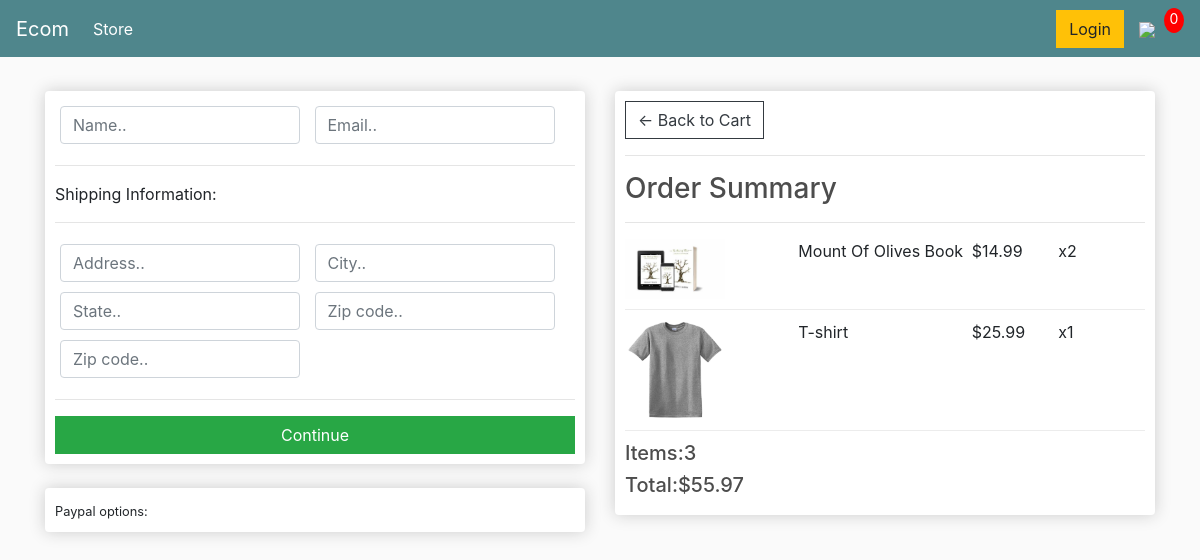
Screenshot of /checkout/ (signed in) with the database file from the repository.
### store/models.py (models this page shows, shortened)
class OrderItem(models.Model):
    Product = models.ForeignKey(Product,on_delete=models.SET_NULL,null=True,blank=True)
    order = models.ForeignKey(Order,on_delete=models.SET_NULL,null=True,blank=True)
    quantity = models.IntegerField(default=0,null=True,blank=True)
    date_added = models.DateTimeField(auto_now_add=True)
    @property
    def get_total(self):
        total = self.Product.price * self.quantity
        return total

class Product(models.Model):
    name = models.CharField(max_length=200,null=True)
    price = models.FloatField()
    digital = models.BooleanField(default=False,null=True,blank=True)
    image = models.ImageField(null=True,blank=True)
    @property
    def imageURL(self):
        try:
            url=self.image.url
        except:
            url = ''
        return url

class Order(models.Model):
    customer = models.ForeignKey(Customer,on_delete=models.SET_NULL,null=True,blank=True)
    date_orderd = models.DateTimeField(auto_now_add=True)
    complete = models.BooleanField(default=False,null=True,blank=True)
    transaction_id =models.CharField(max_length=100,null=True)
    @property
    def get_cart_total(self):
        orderitems = self.orderitem_set.all()
        total = sum([item.get_total for item in orderitems])
        return total
    @property
    def get_cart_items(self):
        orderitems = self.orderitem_set.all()
        total = sum([item.quantity for item in orderitems])
        return total

### store/views.py (the view)
# urls.py: path('checkout/',views.checkout,name="checkout"),
def checkout(request):
    if request.user.is_authenticated:
        customer = request.user.customer
        order,created = Order.objects.get_or_create(customer=customer,complete = False)
        items = order.orderitem_set.all()
    else:
        items = []
        order = {'get_cart_total':0,'get_cart_items':0}
    context = {'items':items,'order':order}
    return render(request,'store/checkout.html',context)

### store/templates/store/checkout.html
{% extends 'store/main.html' %}
{% load static %}
{% block content %}
<div class="row">
    <div class="col-lg-6">
        <div class="box-element" id="form-wrapper">
            <form id="form">
                <div id="user-info">
                    <div class="form-field">
                        <input required class="form-control" type="text" name="name" placeholder="Name..">
                    </div>
                    <div class="form-field">
                        <input required class="form-control" type="email" name="email" placeholder="Email..">
                    </div>
        </div>
        <div id="shipping-info">
            <hr>
						<p>Shipping Information:</p>
						<hr>
						<div class="form-field">
							<input class="form-control" type="text" name="address" placeholder="Address..">
						</div>
						<div class="form-field">
							<input class="form-control" type="text" name="city" placeholder="City..">
						</div>
						<div class="form-field">
							<input class="form-control" type="text" name="state" placeholder="State..">
						</div>
						<div class="form-field">
							<input class="form-control" type="text" name="zipcode" placeholder="Zip code..">
						</div>
						<div class="form-field">
							<input class="form-control" type="text" name="country" placeholder="Zip code..">
						</div>
        </div>
        <hr>
        <input id="form-button" class="btn btn-success btn-block" type="submit" value="Continue">
        </form>
        </div>
        <br/>
        <div class="box-element" id="payment-info">
            <small>Paypal options:</small>
        </div>
        </div>
        <div class="col-lg-6">
            <div class="box-element">
                <a  class="btn btn-outline-dark" href="{% url 'cart' %}">&#x2190; Back to Cart</a>
                <hr>
                    <h3>Order Summary</h3>
                <hr>
                {% for item in items %}
                <div class="cart-row">
					<div style="flex:2"><img class="row-image" src="{{ item.Product.imageURL }}"></div>
					<div style="flex:2"><p>{{ item.Product.name}} </p></div>
					<div style="flex:1"><p>${{ item.Product.price }}</p></div>
					<div style="flex:1"><p>x{{item.quantity}}</p></div>
				</div>
                {% endfor %}
                <h5>Items:{{order.get_cart_items}}</h5>
                <h5>Total:${{order.get_cart_total|floatformat:2}}</h5>
         </div>
    </div>
</div>
{% endblock %}

### static/css/main.css (style rules this page uses)
body { background-color: hsl(0, 0%, 98%); }
h1,h2,h3,h4,h5,h6 { color:hsl(0, 0%, 30%); }
.box-element { box-shadow:hsl(0, 0%, 80%) 0 0 16px; background-color: #fff; border-radius: 4px; padding: 10px; }
.col-lg-4, .col-lg-6, .col-lg-8, .col-lg-12 { margin-top: 10px; }
.btn { border-radius: 0; }
.row-image { width: 100px; }
.form-field { width:250px; display: inline-block; padding: 5px; }
.cart-row { display: flex; align-items: flex-stretch; padding-bottom: 10px; margin-bottom: 10px; border-bottom: 1px solid #ececec; }

### rows the page displays
OrderItem: Product.imageURL (picture), Product.name "Mount Of Olives Book", Product.price "14.99", quantity "2"
OrderItem: Product.imageURL (picture), Product.name "T-shirt", Product.price "25.99", quantity "1"
Order: get_cart_items "3", get_cart_total "55.97"
